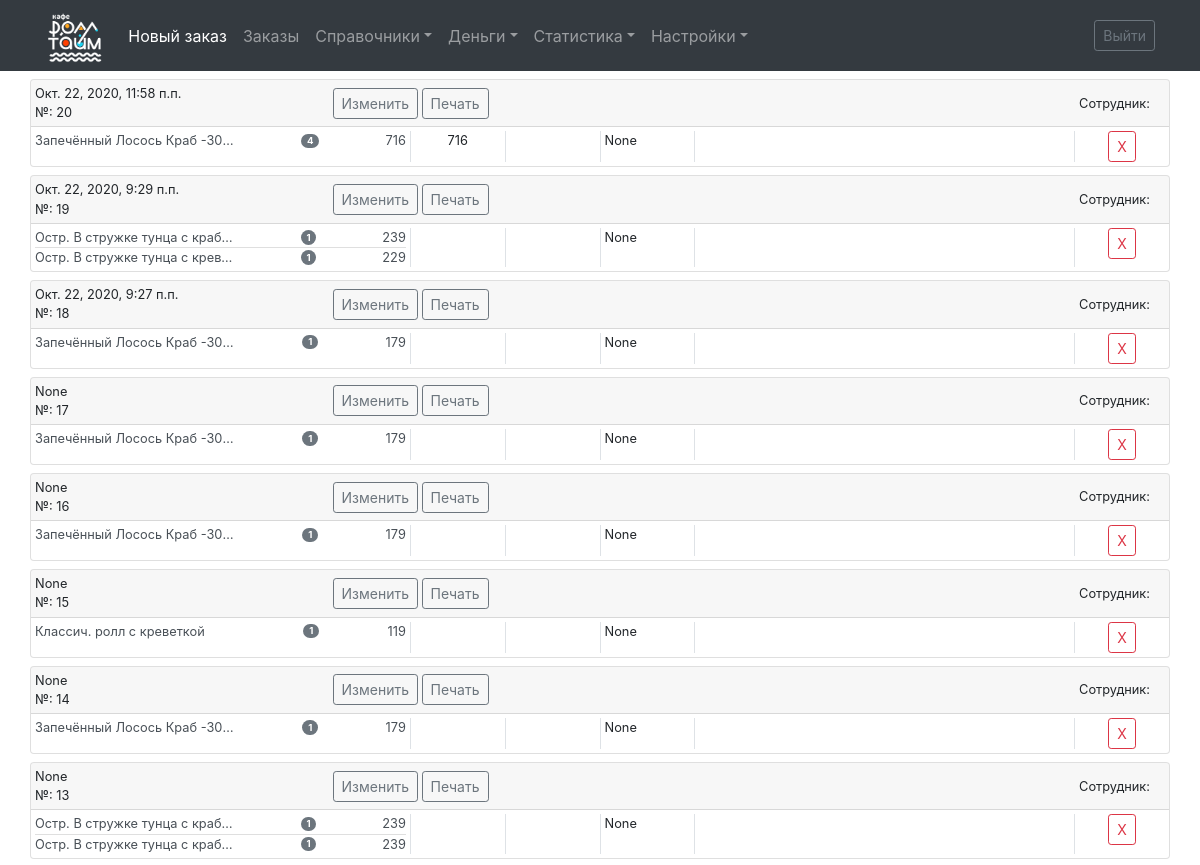
The page /orders_list/ (upper part) on the database as committed earlier.
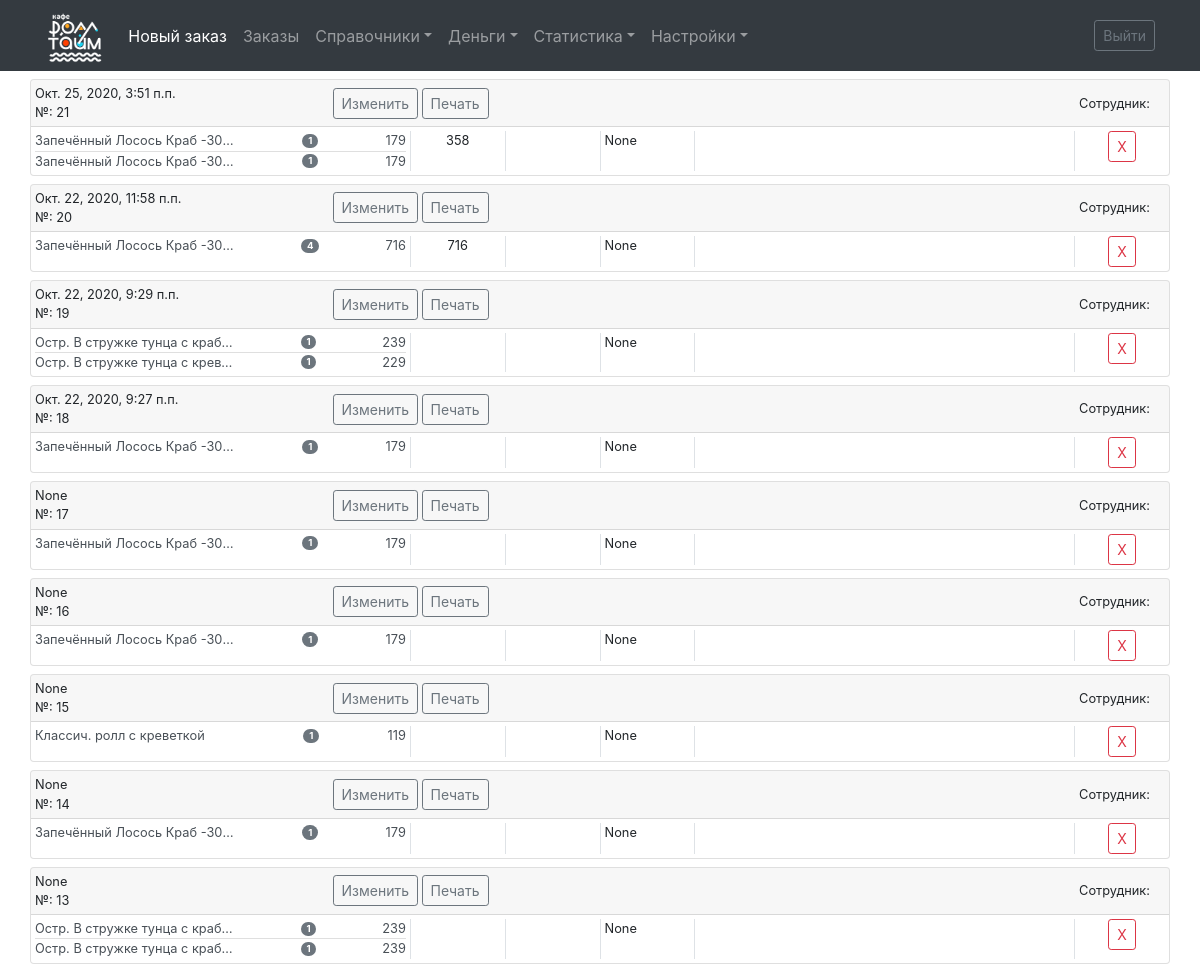
The same page on the database as committed later.
### new_order/models.py (models this page shows, shortened)
class Order(models.Model):
    class Meta:
        verbose_name = "Заказ"
        verbose_name_plural = "Заказы"
    order_branch = models.ForeignKey(Branch, on_delete=models.DO_NOTHING,
                                     verbose_name='Филиал', blank=True, null=True)
    order_client_phone = models.CharField(
        verbose_name='Телефон Клиента', max_length=15, blank=True)
    order_client_name = models.CharField(
        verbose_name='Имя Клиента', max_length=100, blank=True)
    order_delivery_street = models.CharField(
        verbose_name='Улица', max_length=100, blank=True, null=True)
    order_delivery_house = models.CharField(
        verbose_name='Дом', max_length=10, blank=True, null=True)
    order_delivery_entrance = models.CharField(
        verbose_name='Подъезд', max_length=10, blank=True, null=True)
    order_delivery_floor = models.CharField(
        verbose_name='Этаж', max_length=10, blank=True, null=True)
    order_delivery_flat = models.CharField(
        verbose_name='Квартира', max_length=10, blank=True, null=True)
    order_comment = models.TextField(verbose_name='Комментарий', blank=True)
    order_date_time = models.DateTimeField(
        verbose_name='Дата и время заказа', blank=True, null=True)
    order_certificate = models.CharField(
        verbose_name='Сертификат', max_length=100, blank=True)
    order_learning_from = models.ForeignKey(LearningFrom, on_delete=models.DO_NOTHING,
                                            verbose_name='Узнали из', blank=True, null=True)
    order_payment = models.CharField(verbose_name='Оплата', max_length=100, blank=True)
    order_marks = models.CharField(verbose_name='Отметки', max_length=100, blank=True)
    order_person = models.CharField(
        'Приборы', max_length=10, default=1)
    order_sale = models.ForeignKey(Sale, on_delete=models.DO_NOTHING,
                                   verbose_name='Скидка', default=1)
    order_sale_count = models.CharField(
        verbose_name='Скидка в рублях', max_length=10, blank=True)
    order_price = models.CharField(
        verbose_name='Сумма', max_length=10, blank=True)
    order_number = models.IntegerField(verbose_name="Номер заказа")
    order_status = models.CharField(
        verbose_name='Статус', max_length=100, blank=True)
    order_courier = models.CharField(
        verbose_name='Курьер', max_length=100, blank=True)
    order_history = models.JSONField(
        verbose_name='История', blank=True, null=True)
    order_deleted = models.BooleanField(verbose_name="Заказ удален", default=False)

class OrderItem(models.Model):
    order_item_order_number = models.IntegerField(verbose_name='Номер заказа')
    order_item_item_id = models.ForeignKey(
        Item, on_delete=models.DO_NOTHING, verbose_name='Товары в заказе')
    order_item_price = models.CharField(
        verbose_name='Цена', max_length=10,)
    order_item_quantity = models.CharField(
        verbose_name='Кол-во', max_length=10, blank=True)
    order_item_summa = models.CharField(
        verbose_name='Сумма', max_length=10,)

class Item(models.Model):
    class Meta:
        verbose_name = "Товар"
        verbose_name_plural = "Товары"
    item_id = models.AutoField(verbose_name='Номер товара', primary_key=True)
    item_index = models.IntegerField(
        verbose_name='Артикул', blank=True, null=True)
    item_category = models.ForeignKey(
        Category, verbose_name='Категория', on_delete=models.CASCADE, blank=False)
    item_name = models.CharField(
        verbose_name='Наименование', max_length=100, default='')
    item_price = models.IntegerField(verbose_name='Цена')
    item_color = models.ForeignKey(
        Color, verbose_name='Цвет', on_delete=models.SET_NULL, blank=True, null=True)
    item_description = models.TextField(verbose_name='Описание', blank=True)
    item_show = models.BooleanField('Видимость', default=True)

### orders_list/views.py (the view)
# urls.py: path('orders_list/', include('orders_list.urls')),
def orders_list(request):
    orders = Order.objects.all().order_by('-order_date_time', '-order_number')
    order_items = OrderItem.objects.all()
    context = {
        'orders': orders,
        'order_items': order_items,
    }
    return render(request, 'orders_list/orders_list.html', context)

### templates/orders_list/orders_list.html (shortened to what this page needs)
{% extends "base.html" %}
{% block container %}
    <div class="container p-0 small">
        {% for order in orders %}
            {% if not order.order_deleted %}
            <div class="card w-100 my-2">
                <div class="card-header row align-items-center mx-0 p-1">
                    <div class="col-3 p-0">
                    {{ order.order_date_time }}<br>
                    №: {{ order.order_number }}
                    </div>
                    <div class="col">
                    <a class="btn btn-outline-secondary btn-sm" role="button"
                       href="{% url 'new_order:edit_order_url' order.id %}">Изменить</a>
                    <a class="btn btn-outline-secondary btn-sm" role="button" href="#">Печать</a>
                    </div>
                    <div class="col text-right">
                    Сотрудник:
                    </div>
                </div>
                <div class="card-body px-0 py-1">
                    <div class="row justify-content-start m-0">
                        <div class="col px-1">
                        <ul class="list-group  list-group-flush">
                            {% for order_item in order_items %}
                                {% if order_item.order_item_order_number == order.order_number %}
                                    <li class="list-group-item list-group-item-action d-flex justify-content-between align-items-center p-0">
                                        <span class="text-truncate" style="width: 200px"
                                        data-toggle="tooltip" data-html="true" title="{{ order_item.order_item_item_id.item_name }}<br><br>
                                            Цена: {{ order_item.order_item_price }}<br>
                                            Кол-во: {{ order_item.order_item_quantity }}<br>
                                            Сумма: {{ order_item.order_item_summa }}">
                                            {{ order_item.order_item_item_id.item_name }}</span>
                                        <span class="badge badge-secondary badge-pill mx-1">
                                    {{ order_item.order_item_quantity }}
                                        </span>
                                    {{ order_item.order_item_summa }}
                                    </li>
                                {% endif %}
                            {% endfor %}
                        </ul>
                        </div>
                        <div class="col-1 border-left px-1 text-center">{{ order.order_price }}</div>
                        <div class="col-1 border-left px-1 text-center">{{ order.order_payment }}</div>
                        <div class="col-1 border-left px-1">{{ order.order_delivery_entrance }}</div>
                        <div class="col border-left px-1">{{ order.order_client_phone }}</div>
                        <div class="col-1 border-left px-1 text-center"><button type="button" class="btn btn-outline-danger btn-sm">Х</button></div>
                    </div>
                </div>
            </div>
            {% endif %}
        {% endfor %}
    </div>
{% endblock %}

Rows that differ between the two databases and show on the page:
added Order: order_date_time "Окт. 25, 2020, 3:51 п.п.", order_number "21", order_price "358", order_delivery_entrance "None"
added OrderItem: order_item_item_id.item_name "Запечённый Лосось Краб -30…", order_item_quantity "1", order_item_summa "179", shown under "Окт. 25, 2020, 3:51 п.п."
added OrderItem: order_item_item_id.item_name "Запечённый Лосось Краб -30…", order_item_quantity "1", order_item_summa "179", shown under "Окт. 25, 2020, 3:51 п.п."
